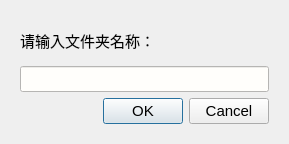
<?xml version="1.0" encoding="UTF-8"?>
<ui version="4.0">
 <class>FolderName</class>
 <widget class="QDialog" name="FolderName">
  <property name="geometry">
   <rect>
    <x>0</x>
    <y>0</y>
    <width>289</width>
    <height>144</height>
   </rect>
  </property>
  <property name="windowTitle">
   <string>新建文件夹</string>
  </property>
  <property name="styleSheet">
   <string notr="true"/>
  </property>
  <layout class="QVBoxLayout" name="verticalLayout">
   <item>
    <widget class="QWidget" name="widget" native="true">
     <property name="styleSheet">
      <string notr="true"/>
     </property>
     <layout class="QVBoxLayout" name="verticalLayout_2">
      <item>
       <widget class="QLabel" name="label">
        <property name="font">
         <font>
          <pointsize>11</pointsize>
         </font>
        </property>
        <property name="text">
         <string>请输入文件夹名称：</string>
        </property>
       </widget>
      </item>
      <item>
       <widget class="QLineEdit" name="lineEdit">
        <property name="font">
         <font>
          <pointsize>11</pointsize>
         </font>
        </property>
        <property name="styleSheet">
         <string notr="true">background-color: rgb(255, 254, 251);</string>
        </property>
       </widget>
      </item>
      <item>
       <widget class="QDialogButtonBox" name="buttonBox">
        <property name="font">
         <font>
          <pointsize>11</pointsize>
         </font>
        </property>
        <property name="layoutDirection">
         <enum>Qt::LeftToRight</enum>
        </property>
        <property name="styleSheet">
         <string notr="true"> background-color: rgb(113, 196, 239，0);

</string>
        </property>
        <property name="orientation">
         <enum>Qt::Horizontal</enum>
        </property>
        <property name="standardButtons">
         <set>QDialogButtonBox::Cancel|QDialogButtonBox::Ok</set>
        </property>
       </widget>
      </item>
     </layout>
    </widget>
   </item>
  </layout>
 </widget>
 <resources/>
 <connections>
  <connection>
   <sender>buttonBox</sender>
   <signal>rejected()</signal>
   <receiver>FolderName</receiver>
   <slot>reject()</slot>
   <hints>
    <hint type="sourcelabel">
     <x>316</x>
     <y>260</y>
    </hint>
    <hint type="destinationlabel">
     <x>286</x>
     <y>274</y>
    </hint>
   </hints>
  </connection>
  <connection>
   <sender>buttonBox</sender>
   <signal>accepted()</signal>
   <receiver>FolderName</receiver>
   <slot>accept()</slot>
   <hints>
    <hint type="sourcelabel">
     <x>248</x>
     <y>254</y>
    </hint>
    <hint type="destinationlabel">
     <x>157</x>
     <y>274</y>
    </hint>
   </hints>
  </connection>
 </connections>
</ui>
